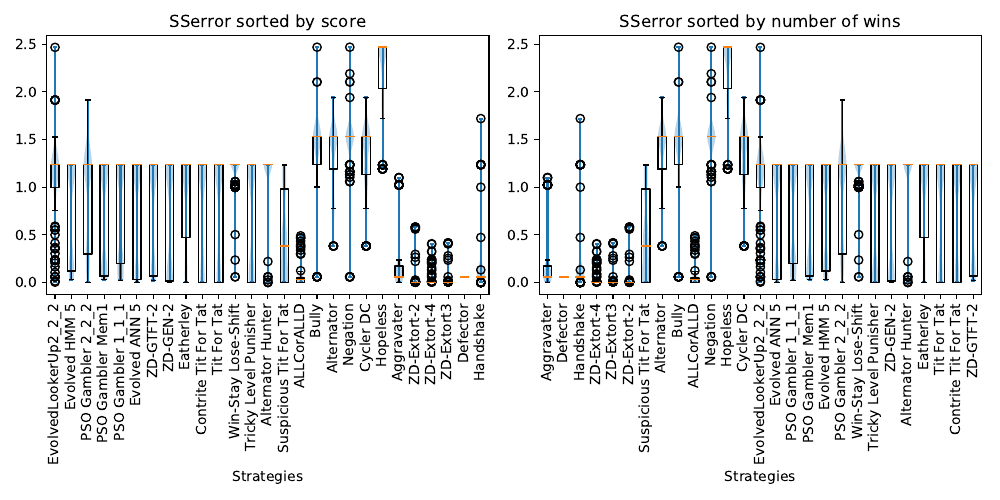

Write the Python code that produced this figure.
import sys

import matplotlib.pyplot as plt
import numpy as np
import pandas as pd

import imp

parameters = imp.load_source("parameters", "../../../data/raw/parameters.py")


def main():
    players = parameters.PLAYER_GROUPS["full"]
    player_names = [s.name for s in players]

    strategies_of_interest = [
        "ZD-GTFT-2",
        "ZD-GEN-2",
        "ZD-Extort-2",
        "EvolvedLookerUp2_2_2",
        "Evolved ANN 5",
        "Tit For Tat",
        "Win-Stay Lose-Shift",
    ]
    df = pd.read_csv("../../../data/processed/full/std/overall/main.csv")
    df["Name"] = df.apply(
        lambda row: player_names[row["Player index"]], axis=1
    )
    df["P(Win)"] = df["Win"] / (len(player_names) * parameters.REPETITIONS)
    df["Rank"] = df["Score"].rank(ascending=False).astype(int)

    strategies_of_interest += list(df.sort_values("residual").head(5)["Name"])
    strategies_of_interest += list(df.sort_values("residual").tail(5)["Name"])
    strategies_of_interest += list(df.sort_values("P(Win)").tail(2)["Name"])
    strategies_of_interest += list(df.sort_values("P(CC)").tail(2)["Name"])
    strategies_of_interest += list(df.sort_values("Score").head(5)["Name"])
    strategies_of_interest += list(df.sort_values("Score").tail(5)["Name"])

    df = pd.read_csv("../../../data/processed/full/std/per_opponent/main.csv")
    df["Name"] = df.apply(
        lambda row: player_names[row["Player index"]], axis=1
    )
    df = df[df["Name"].isin(strategies_of_interest)]

    df["Extort"] = df["chi"] > 1
    df.sort_values("Win", ascending=False)

    summary_df = df.groupby("Player index")["Win", "Score"].sum()

    fig, axarr = plt.subplots(1, 2, figsize=(10, 5))

    for ax, column in zip(axarr, ("Score", "Win")):

        sorted_indices = summary_df.sort_values(column, ascending=False).index
        data = [df[df["Player index"] == player_index]["residual"] for player_index in sorted_indices]
        ax.violinplot(data)

        ax.boxplot(data, showmeans=True)

        sorted_players = [players[i].name for i in sorted_indices]
        ax.set_xlabel("Strategies")
        ax.set_xticks(range(1, len(sorted_players) + 1))
        ax.set_xticklabels(sorted_players, rotation="vertical")
        if column == "Score":
            title = f"SSE sorted by score"
        else:
            title = f"SSE sorted by number of wins"
        ax.set_title(title)
    fig.tight_layout()

    fig.savefig("main.pdf")


if __name__ == "__main__":
    main()
